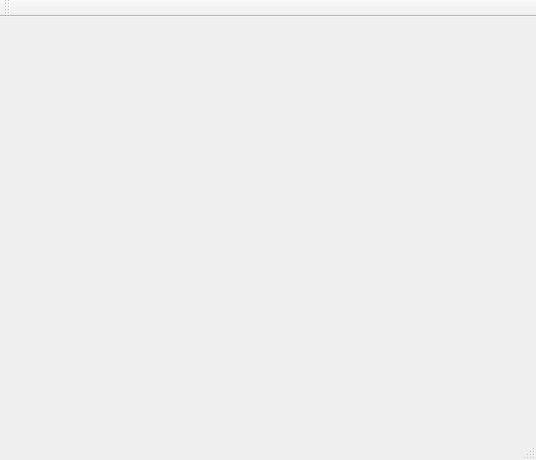
<?xml version="1.0" encoding="UTF-8"?>
<ui version="4.0">
 <class>Plotter</class>
 <widget class="QMainWindow" name="Plotter">
  <property name="geometry">
   <rect>
    <x>0</x>
    <y>0</y>
    <width>536</width>
    <height>460</height>
   </rect>
  </property>
  <property name="windowTitle">
   <string>MainWindow</string>
  </property>
  <widget class="QWidget" name="centralwidget">
   <layout class="QHBoxLayout" name="horizontalLayout" stretch="1,0">
    <item>
     <widget class="QWidget" name="plotWidget" native="true">
      <layout class="QVBoxLayout" name="verticalLayout_2"/>
     </widget>
    </item>
    <item>
     <widget class="QWidget" name="legend" native="true">
      <layout class="QVBoxLayout" name="verticalLayout_3">
       <item>
        <spacer name="verticalSpacer">
         <property name="orientation">
          <enum>Qt::Vertical</enum>
         </property>
         <property name="sizeHint" stdset="0">
          <size>
           <width>20</width>
           <height>40</height>
          </size>
         </property>
        </spacer>
       </item>
      </layout>
     </widget>
    </item>
   </layout>
  </widget>
  <widget class="QMenuBar" name="menubar">
   <property name="geometry">
    <rect>
     <x>0</x>
     <y>0</y>
     <width>536</width>
     <height>28</height>
    </rect>
   </property>
  </widget>
  <widget class="QStatusBar" name="statusbar"/>
  <widget class="QToolBar" name="toolBar">
   <property name="windowTitle">
    <string>toolBar</string>
   </property>
   <attribute name="toolBarArea">
    <enum>TopToolBarArea</enum>
   </attribute>
   <attribute name="toolBarBreak">
    <bool>false</bool>
   </attribute>
  </widget>
 </widget>
 <resources/>
 <connections/>
</ui>
